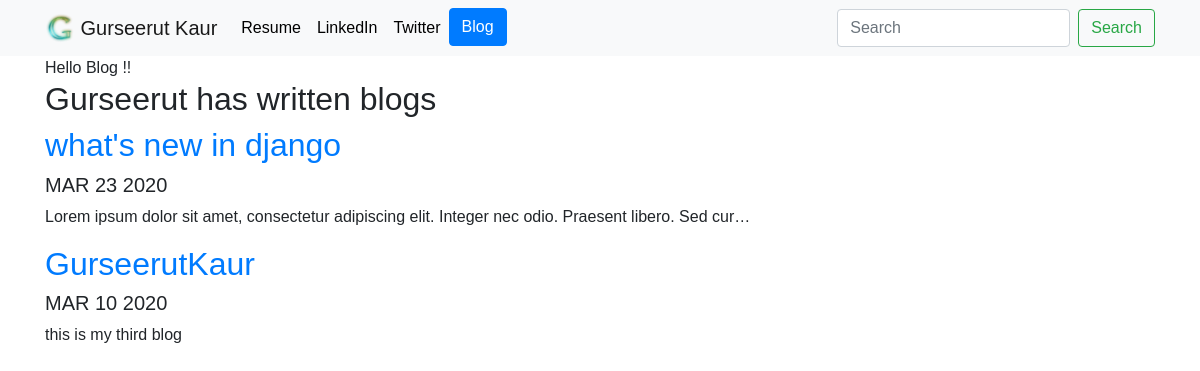
Screenshot of /blog/ with the database file from the repository.
### blog/models.py (models this page shows, shortened)
class Blog(models.Model):
    title = models.CharField(max_length=100)
    desccription = models.TextField(max_length=250)
    date = models.DateField()

### blog/views.py (the view)
# urls.py: path('', views.all_blog, name='all_blog'),
def all_blog(request):
    blogs = Blog.objects.order_by('-date')
    return render(request, 'all_blog.html',{'blogs':blogs})

### blog/templates/all_blog.html
{% extends 'base.html' %}
{% block  content %}
Hello Blog !!
<h2>Gurseerut has written {{ blog.count }} blog{{ blogs.count| pluralize }}</h2>
{% for blog in blogs %}
 <a href="{%  url 'blog:detail' blog.id %}"> <h2>{{ blog.title }}</h2></a>
 <h5>{{ blog.date|date:'M d Y'|upper }}  </h5>
 <p>{{ blog.desccription|striptags|truncatechars:100 }}</p>
{% endfor %}
{% endblock %}

### portfolio/static/portfolio/custom.css (style rules this page uses)
body { font-family: 'Arial', sans-serif; }

### rows the page displays
Blog: title "what's new in django", date "MAR 23 2020", desccription "Lorem ipsum dolor sit amet, consectetur adipiscing elit. Integer nec odio. Praesent libero. Sed cur…"
Blog: title "GurseerutKaur", date "MAR 10 2020", desccription "this is my third blog"

### other values shown
{{ blogs.count| pluralize }} "s"
